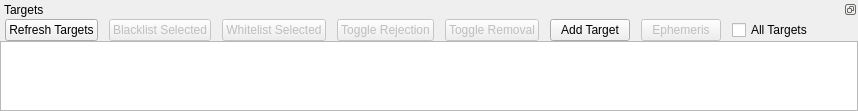
      <widget class="QWidget" name="candidatesTab">
       <attribute name="title">
        <string>Candidates</string>
       </attribute>
       <layout class="QHBoxLayout" name="horizontalLayout_11">
        <property name="spacing">
         <number>0</number>
        </property>
        <property name="leftMargin">
         <number>0</number>
        </property>
        <property name="topMargin">
         <number>0</number>
        </property>
        <property name="rightMargin">
         <number>0</number>
        </property>
        <property name="bottomMargin">
         <number>0</number>
        </property>
        <item>
         <widget class="QDockWidget" name="candidateDock">
          <property name="sizePolicy">
           <sizepolicy hsizetype="Expanding" vsizetype="Expanding">
            <horstretch>0</horstretch>
            <verstretch>0</verstretch>
           </sizepolicy>
          </property>
          <property name="features">
           <set>QDockWidget::DockWidgetFloatable|QDockWidget::DockWidgetMovable</set>
          </property>
          <property name="windowTitle">
           <string>Targets</string>
          </property>
          <widget class="QWidget" name="candidateDockContents">
           <layout class="QHBoxLayout" name="horizontalLayout_19">
            <property name="spacing">
             <number>0</number>
            </property>
            <property name="leftMargin">
             <number>0</number>
            </property>
            <property name="topMargin">
             <number>0</number>
            </property>
            <property name="rightMargin">
             <number>0</number>
            </property>
            <property name="bottomMargin">
             <number>0</number>
            </property>
            <item>
             <layout class="QVBoxLayout" name="candVertLayout">
              <item>
               <layout class="QHBoxLayout" name="horizontalLayout">
                <property name="spacing">
                 <number>11</number>
                </property>
                <property name="leftMargin">
                 <number>5</number>
                </property>
                <property name="rightMargin">
                 <number>5</number>
                </property>
                <item>
                 <widget class="QPushButton" name="refreshCandButton">
                  <property name="sizePolicy">
                   <sizepolicy hsizetype="Preferred" vsizetype="Fixed">
                    <horstretch>0</horstretch>
                    <verstretch>0</verstretch>
                   </sizepolicy>
                  </property>
                  <property name="toolTip">
                   <string>Get updated target information from the database</string>
                  </property>
                  <property name="text">
                   <string>Refresh Targets</string>
                  </property>
                  <property name="shortcut">
                   <string>R</string>
                  </property>
                 </widget>
                </item>
                <item>
                 <widget class="QPushButton" name="blacklistCandidatesButton">
                  <property name="enabled">
                   <bool>false</bool>
                  </property>
                  <property name="toolTip">
                   <string>Add selected targets to the scheduler blacklist</string>
                  </property>
                  <property name="text">
                   <string>Blacklist Selected</string>
                  </property>
                 </widget>
                </item>
                <item>
                 <widget class="QPushButton" name="whitelistCandidatesButton">
                  <property name="enabled">
                   <bool>false</bool>
                  </property>
                  <property name="toolTip">
                   <string>Add selected targets to the scheduler whitelist</string>
                  </property>
                  <property name="text">
                   <string>Whitelist Selected</string>
                  </property>
                 </widget>
                </item>
                <item>
                 <widget class="QPushButton" name="toggleRejectButton">
                  <property name="enabled">
                   <bool>false</bool>
                  </property>
                  <property name="toolTip">
                   <string>Toggle the target's &quot;Rejected&quot; status</string>
                  </property>
                  <property name="text">
                   <string>Toggle Rejection</string>
                  </property>
                 </widget>
                </item>
                <item>
                 <widget class="QPushButton" name="removeToggleButton">
                  <property name="enabled">
                   <bool>false</bool>
                  </property>
                  <property name="toolTip">
                   <string>Toggle the target's Removal status</string>
                  </property>
                  <property name="text">
                   <string>Toggle Removal</string>
                  </property>
                 </widget>
                </item>
                <item>
                 <widget class="QPushButton" name="addCandidateButton">
                  <property name="enabled">
                   <bool>true</bool>
                  </property>
                  <property name="toolTip">
                   <string>Open the Add Target dialog</string>
                  </property>
                  <property name="text">
                   <string>Add Target</string>
                  </property>
                 </widget>
                </item>
                <item>
                 <widget class="QPushButton" name="candidateEphemerisButton">
                  <property name="enabled">
                   <bool>false</bool>
                  </property>
                  <property name="toolTip">
                   <string>Get ephemeris for the selected targets</string>
                  </property>
                  <property name="text">
                   <string>Ephemeris</string>
                  </property>
                 </widget>
                </item>
                <item>
                 <widget class="QCheckBox" name="allCandidatesCheckbox">
                  <property name="toolTip">
                   <string>Show all targets, not just recent ones</string>
                  </property>
                  <property name="text">
                   <string>All Targets</string>
                  </property>
                 </widget>
                </item>
                <item>
                 <spacer name="horizontalSpacer_3">
                  <property name="orientation">
                   <enum>Qt::Horizontal</enum>
                  </property>
                  <property name="sizeHint" stdset="0">
                   <size>
                    <width>40</width>
                    <height>20</height>
                   </size>
                  </property>
                 </spacer>
                </item>
               </layout>
              </item>
              <item>
               <widget class="QTableView" name="candidateView">
                <property name="sizeAdjustPolicy">
                 <enum>QAbstractScrollArea::AdjustToContents</enum>
                </property>
                <property name="editTriggers">
                 <set>QAbstractItemView::NoEditTriggers</set>
                </property>
                <property name="dragDropOverwriteMode">
                 <bool>false</bool>
                </property>
                <property name="alternatingRowColors">
                 <bool>true</bool>
                </property>
                <property name="selectionMode">
                 <enum>QAbstractItemView::MultiSelection</enum>
                </property>
                <property name="selectionBehavior">
                 <enum>QAbstractItemView::SelectRows</enum>
                </property>
                <property name="sortingEnabled">
                 <bool>true</bool>
                </property>
               </widget>
              </item>
             </layout>
            </item>
           </layout>
          </widget>
         </widget>
        </item>
       </layout>
      </widget>
